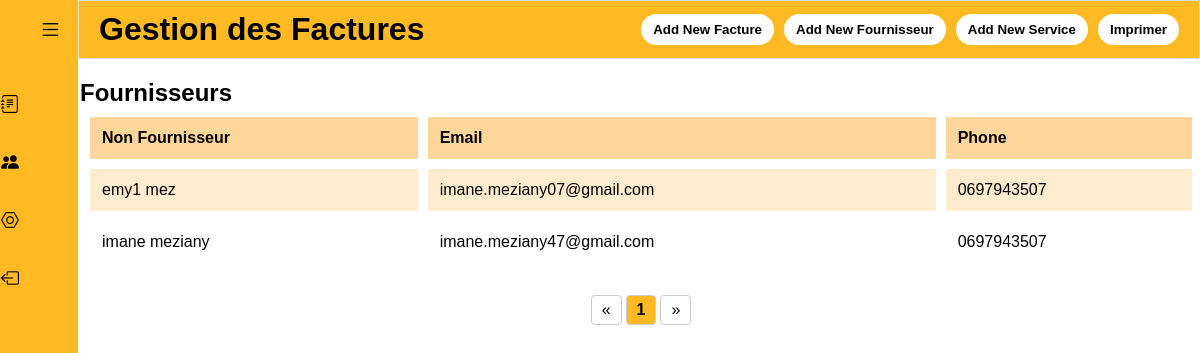
The app's page /fournisseurs/ (signed in), older data.
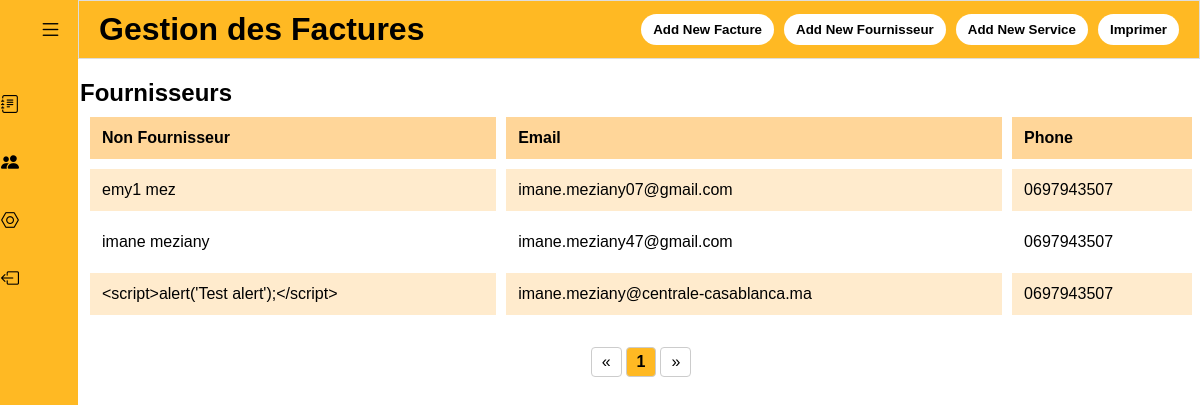
The same page, newer data.
### facturation/models.py (models this page shows)
class Fournisseur(models.Model):
    name = models.CharField(max_length=100)
    email = models.EmailField()
    phone = models.CharField(max_length=20)
    def __str__(self):
        return self.name

### facturation/views.py (the view)
# urls.py: path('fournisseurs/',views.fournisseurs,name='fournisseurs'),
@login_required(login_url='facturation:login')
def fournisseurs(request):
    if request.method == 'POST':
        facture_form = FactureForm(request.POST)
        fournisseur_form = FournisseurForm(request.POST)
        service_form = ServiceForm(request.POST)
        if facture_form.is_valid():
            facture_form.save()
            return redirect('facturation:homepage')
        if fournisseur_form.is_valid():
            fournisseur_form.save()
            return redirect('facturation:homepage')
        if service_form.is_valid():
            service_form.save()
            return redirect('facturation:homepage')
    else:
        facture_form = FactureForm()
        fournisseur_form = FournisseurForm()
        service_form = ServiceForm()
    Fournisseurs=Fournisseur.objects.all()
    myFilter= FournisseurFilter(request.GET ,queryset=Fournisseurs) # This is for the homepage view
    Fournisseurs=myFilter.qs
    paginator=Paginator(Fournisseurs,10)
    page_number = request.GET.get('page')
    page = paginator.get_page(page_number)
    return render(request, 'facturation/fournisseurs.html',{'Fournisseurs':page,'facture_form': facture_form,
        'fournisseur_form': fournisseur_form,
        'service_form': service_form,
        'myFilter':myFilter,
        'page':page
        })

### facturation/models.py (called while the page is built)
    def __str__(self):
        return self.name

### templates/facturation/fournisseurs.html (shortened to what this page needs)
{% extends "layouts/base.html" %}
{% block content %}
<div class='home-section'>
    <h2>Fournisseurs</h2>
    <table>
        <tr>
            <th>Non Fournisseur</th>
            <th>Email</th>
            <th>Phone</th>
        </tr>
        {% for fournisseur in Fournisseurs %}
        <tr>
            <td>{{ fournisseur.name }}</td>
            <td>{{ fournisseur.email }}</td>
            <td>{{ fournisseur.phone }}</td>
        </tr>
        {% endfor %}
    </table>
    <div class="pagination">
        {% if Fournisseurs.has_previous %}
            <a href="?page={{ Fournisseurs.previous_page_number }}">&laquo;</a>
        {% else %}
            <span class="disabled">&laquo;</span>
        {% endif %}
        {% for i in Fournisseurs.paginator.page_range %}
            {% if Fournisseurs.number == i %}
                <span class="current">{{ i }}</span>
            {% else %}
                <a href="?page={{ i }}">{{ i }}</a>
            {% endif %}
        {% endfor %}
        {% if Fournisseurs.has_next %}
            <a href="?page={{ Fournisseurs.next_page_number }}">&raquo;</a>
        {% else %}
            <span class="disabled">&raquo;</span>
        {% endif %}
    </div>
</div>
{% endblock %}

Row changes from the older to the newer data that the page shows:
added Fournisseur: name "<script>alert('Test alert');</script>", email "imane.meziany@centrale-casablanca.ma", phone "0697943507"
